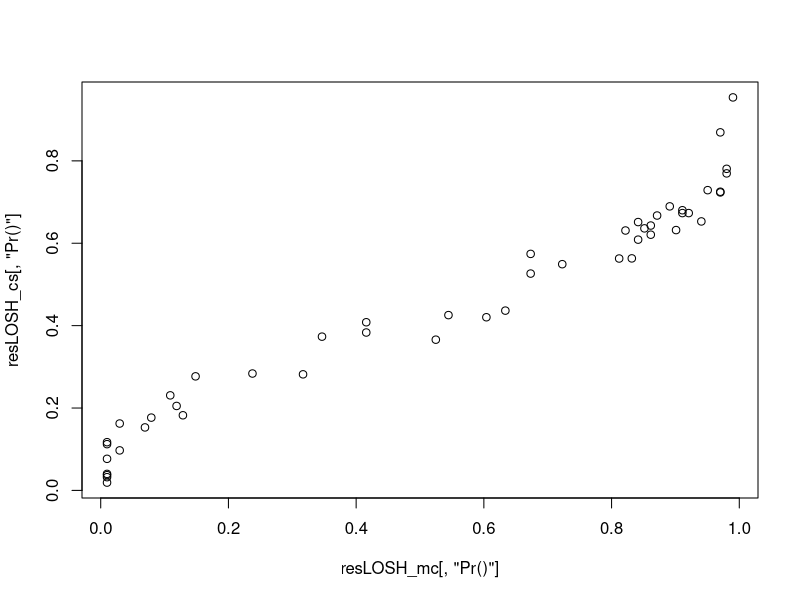

Write R code to recreate this figure.
library(spdep)


### Name: LOSH.mc
### Title: Bootstrapping-based test for local spatial heteroscedasticity
### Aliases: LOSH.mc
### Keywords: spatial

### ** Examples

    data(columbus, package="spData")
    resLOSH_mc <- LOSH.mc(columbus$CRIME, nb2listw(col.gal.nb), 2, 100)
    resLOSH_cs <- LOSH.cs(columbus$CRIME, nb2listw(col.gal.nb))
    plot(resLOSH_mc[,"Pr()"], resLOSH_cs[,"Pr()"])
